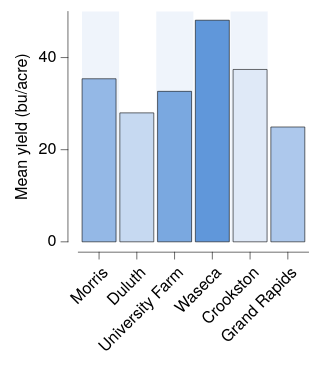

Specify this chart in Vega-Lite:
### Vega-Lite specification from a JSON file in a GitHub repository (floating-point values rounded to 4 significant figures)
{"background": null, "config": {"arc": {"fill": "#DBDBDB", "fillOpacity": 1.0, "innerRadius": 25.0, "padAngle": 0.03, "stroke": "black", "strokeOpacity": 1, "strokeWidth": 0.25}, "area": {"fill": "#DBDBDB", "fillOpacity": 1.0, "stroke": "black", "strokeOpacity": 1, "strokeWidth": 0.25}, "axis": {"domain": true, "domainCap": "round", "domainColor": "black", "domainWidth": 0.25, "grid": false, "gridCap": "round", "gridColor": "#F1F1F1", "gridDash": [0, 0], "gridOpacity": 1.0, "gridWidth": 0.25, "labelColor": "black", "labelFont": "Helvetica Neue", "labelFontSize": 7, "labelFontStyle": "normal", "labelFontWeight": 400, "offset": 4.5, "ticks": true, "tickCap": "round", "tickColor": "black", "tickRound": false, "tickSize": 3, "tickWidth": 0.25, "titleColor": "black", "titleFont": "Helvetica Neue", "titleFontSize": 7, "titleFontStyle": "normal", "titleFontWeight": 400}, "axisX": {"domain": true, "labelAlign": "right", "labelAngle": 315, "labels": true, "ticks": true, "translate": 0}, "axisY": {"domain": true, "labelAlign": "right", "labelAngle": 0, "labels": true, "ticks": true, "translate": 0}, "axisRight": {"domain": true, "labelAlign": "left", "labelAngle": 0, "labels": true, "ticks": true, "translate": 0}, "axisTop": {"domain": true, "labelAlign": "left", "labelAngle": 45, "labels": true, "ticks": true, "translate": 0}, "axisBand": {"tickOffset": 0}, "bar": {"fill": "#DBDBDB", "fillOpacity": 1.0, "stroke": "black", "strokeOpacity": 1, "strokeWidth": 0.25}, "boxplot": {"size": 9.0, "ticks": {"cornerRadius": 0.25, "fill": "black", "size": 4.5, "thickness": 0.25}, "box": {"fillOpacity": 1.0, "stroke": "black", "strokeOpacity": 1, "strokeWidth": 0.25}, "median": {"fill": "black", "fillOpacity": 1.0, "size": 9.0, "thickness": 0.25}, "rule": {"fill": "black", "fillOpacity": 1.0, "size": 10.0, "stroke": "black", "strokeDash": [0, 0], "strokeOpacity": 1, "strokeWidth": 0.25}, "outliers": {"color": "black", "fill": "black", "fillOpacity": 1.0, "size": 0, "stroke": "black", "strokeOpacity": 1, "strokeWidth": 0.25}}, "circle": {"fill": "black", "fillOpacity": 1.0, "size": 0.5, "stroke": null, "strokeOpacity": 1, "strokeWidth": 0.25}, "errorband": {"band": {"fillOpacity": 0.6, "stroke": null, "strokeWidth": 0.25, "strokeOpacity": 1}, "borders": {"opacity": 0, "strokeOpacity": 0.25, "strokeWidth": 1}}, "errorbar": {"opacity": 1, "rule": {"strokeDash": [0, 0], "strokeWidth": 0.25}, "ticks": {"color": "black", "cornerRadius": 0.125, "opacity": 1, "size": 6.0, "thickness": 0.25}, "thickness": 0.25}, "font": "Helvetica Neue", "geoshape": {"fill": "#DBDBDB", "fillOpacity": 1.0, "stroke": "black", "strokeOpacity": 1, "strokeWidth": 0.25}, "header": {"labelColor": "black", "labelFont": "Helvetica Neue", "labelFontSize": 7, "labelFontStyle": "normal", "labelFontWeight": 400, "titleColor": "black", "titleFont": "Helvetica Neue", "titleFontSize": 7, "titleFontStyle": "normal", "titleFontWeight": 400, "titlePadding": 0}, "legend": {"disable": false, "offset": 4.5, "titlePadding": 4, "labelOffset": 2, "gradientLabelOffset": 2, "gradientLength": 50.0, "gradientThickness": 5.0, "gradientOpacity": 1.0, "gradientStrokeColor": "black", "gradientStrokeWidth": 0.25, "labelColor": "black", "labelFont": "Helvetica Neue", "labelFontSize": 7, "labelFontStyle": "normal", "labelFontWeight": 400, "strokeColor": "black", "strokeWidth": 0, "symbolSize": 42, "symbolStrokeColor": "black", "symbolStrokeWidth": 0.25, "titleColor": "black", "titleFont": "Helvetica Neue", "titleFontSize": 7, "titleFontStyle": "normal", "titleFontWeight": 400}, "line": {"color": "black", "stroke": "black", "strokeCap": "round", "strokeDash": [0, 0], "strokeOpacity": 1, "strokeWidth": 0.375}, "point": {"filled": true, "fill": "#DBDBDB", "fillOpacity": 1.0, "size": 5.0, "stroke": "black", "strokeOpacity": 1, "strokeWidth": 0.25}, "range": {"category": ["#DFE9F7", "#C6D9F1", "#ADC8EC", "#94B8E6", "#7AA8E0", "#6097DA", "#4D87CA", "#4177B1", "#386898", "#2F597F", "#264A69", "#1D3A58"], "diverging": {"scheme": ["#DFE9F7", "#C6D9F1", "#ADC8EC", "#94B8E6", "#7AA8E0", "#6097DA", "#4D87CA", "#4177B1", "#386898", "#2F597F", "#264A69", "#1D3A58"]}, "heatmap": {"scheme": ["#DFE9F7", "#C6D9F1", "#ADC8EC", "#94B8E6", "#7AA8E0", "#6097DA", "#4D87CA", "#4177B1", "#386898", "#2F597F", "#264A69", "#1D3A58"]}, "ordinal": {"scheme": ["#DFE9F7", "#C6D9F1", "#ADC8EC", "#94B8E6", "#7AA8E0", "#6097DA", "#4D87CA", "#4177B1", "#386898", "#2F597F", "#264A69", "#1D3A58"]}, "ramp": {"scheme": ["#DFE9F7", "#C6D9F1", "#ADC8EC", "#94B8E6", "#7AA8E0", "#6097DA", "#4D87CA", "#4177B1", "#386898", "#2F597F", "#264A69", "#1D3A58"]}}, "rule": {"color": "black", "stroke": "black", "strokeCap": "round", "strokeDash": [2, 2], "strokeOpacity": 1, "strokeWidth": 0.25}, "scale": {"bandPaddingInner": 0.1, "bandPaddingOuter": 0.1, "round": false}, "rect": {"fill": "#DBDBDB", "fillOpacity": 1.0, "stroke": "black", "strokeOpacity": 1, "strokeWidth": 0.25}, "square": {"fill": "#DBDBDB", "fillOpacity": 1.0, "size": 10.0, "stroke": "black", "strokeOpacity": 1, "strokeWidth": 0.25}, "text": {"color": "black", "font": "Helvetica Neue", "fontSize": 7, "fontStyle": "normal", "fontWeight": 400}, "title": {"anchor": "middle", "frame": "group", "color": "black", "font": "Helvetica Neue", "fontSize": 7, "fontStyle": "normal", "fontWeight": 400, "subtitleColor": "black", "subtitleFont": "Helvetica Neue", "subtitleFontSize": "Helvetica Neue", "subtitleFontStyle": "normal", "subtitleFontWeight": 400}, "view": {"continuousWidth": 100, "continuousHeight": 100, "discreteWidth": 100, "discreteHeight": 100, "fill": null, "stroke": null, "strokeWidth": 0.25}}, "layer": [{"data": {"name": "data-f649f9d1c293ec8042ca0358e3477a5a"}, "mark": {"type": "rect", "color": "#DFE9F7", "cornerRadius": 0, "opacity": 0.5, "stroke": null, "strokeOpacity": 0, "strokeWidth": 0}, "encoding": {"x": {"value": 1.613}, "x2": {"value": 17.74}}}, {"data": {"name": "data-f649f9d1c293ec8042ca0358e3477a5a"}, "mark": {"type": "rect", "color": "white", "cornerRadius": 0, "opacity": 0.5, "stroke": null, "strokeOpacity": 0, "strokeWidth": 0}, "encoding": {"x": {"value": 17.74}, "x2": {"value": 33.87}}}, {"data": {"name": "data-f649f9d1c293ec8042ca0358e3477a5a"}, "mark": {"type": "rect", "color": "#DFE9F7", "cornerRadius": 0, "opacity": 0.5, "stroke": null, "strokeOpacity": 0, "strokeWidth": 0}, "encoding": {"x": {"value": 33.87}, "x2": {"value": 50.0}}}, {"data": {"name": "data-f649f9d1c293ec8042ca0358e3477a5a"}, "mark": {"type": "rect", "color": "white", "cornerRadius": 0, "opacity": 0.5, "stroke": null, "strokeOpacity": 0, "strokeWidth": 0}, "encoding": {"x": {"value": 50.0}, "x2": {"value": 66.13}}}, {"data": {"name": "data-f649f9d1c293ec8042ca0358e3477a5a"}, "mark": {"type": "rect", "color": "#DFE9F7", "cornerRadius": 0, "opacity": 0.5, "stroke": null, "strokeOpacity": 0, "strokeWidth": 0}, "encoding": {"x": {"value": 66.13}, "x2": {"value": 82.26}}}, {"data": {"name": "data-f649f9d1c293ec8042ca0358e3477a5a"}, "mark": {"type": "rect", "color": "white", "cornerRadius": 0, "opacity": 0.5, "stroke": null, "strokeOpacity": 0, "strokeWidth": 0}, "encoding": {"x": {"value": 82.26}, "x2": {"value": 98.39}}}, {"data": {"name": "data-9cc0564cb5591205eeeca8d2429dd11b"}, "mark": {"type": "bar"}, "encoding": {"color": {"field": "site", "legend": null, "type": "nominal"}, "x": {"field": "site", "sort": ["Morris", "Duluth", "University Farm", "Waseca", "Crookston", "Grand Rapids"], "title": null, "type": "nominal"}, "y": {"aggregate": "mean", "field": "yield", "title": "Mean yield (bu/acre)", "type": "quantitative"}}}], "$schema": "https://vega.github.io/schema/vega-lite/v6.4.1.json", "datasets": {"data-f649f9d1c293ec8042ca0358e3477a5a": [{"__dummy": 0, "__dysonsphere__": 1}], "data-9cc0564cb5591205eeeca8d2429dd11b": [{"yield": 27.0, "variety": "Manchuria", "year": 1931, "site": "University Farm"}, {"yield": 48.87, "variety": "Manchuria", "year": 1931, "site": "Waseca"}, {"yield": 27.43, "variety": "Manchuria", "year": 1931, "site": "Morris"}, {"yield": 39.93, "variety": "Manchuria", "year": 1931, "site": "Crookston"}, {"yield": 32.97, "variety": "Manchuria", "year": 1931, "site": "Grand Rapids"}, {"yield": 28.97, "variety": "Manchuria", "year": 1931, "site": "Duluth"}, {"yield": 43.07, "variety": "Glabron", "year": 1931, "site": "University Farm"}, {"yield": 55.2, "variety": "Glabron", "year": 1931, "site": "Waseca"}, {"yield": 28.77, "variety": "Glabron", "year": 1931, "site": "Morris"}, {"yield": 38.13, "variety": "Glabron", "year": 1931, "site": "Crookston"}, {"yield": 29.13, "variety": "Glabron", "year": 1931, "site": "Grand Rapids"}, {"yield": 29.67, "variety": "Glabron", "year": 1931, "site": "Duluth"}, {"yield": 35.13, "variety": "Svansota", "year": 1931, "site": "University Farm"}, {"yield": 47.33, "variety": "Svansota", "year": 1931, "site": "Waseca"}, {"yield": 25.77, "variety": "Svansota", "year": 1931, "site": "Morris"}, {"yield": 40.47, "variety": "Svansota", "year": 1931, "site": "Crookston"}, {"yield": 29.67, "variety": "Svansota", "year": 1931, "site": "Grand Rapids"}, {"yield": 25.7, "variety": "Svansota", "year": 1931, "site": "Duluth"}, {"yield": 39.9, "variety": "Velvet", "year": 1931, "site": "University Farm"}, {"yield": 50.23, "variety": "Velvet", "year": 1931, "site": "Waseca"}, {"yield": 26.13, "variety": "Velvet", "year": 1931, "site": "Morris"}, {"yield": 41.33, "variety": "Velvet", "year": 1931, "site": "Crookston"}, {"yield": 23.03, "variety": "Velvet", "year": 1931, "site": "Grand Rapids"}, {"yield": 26.3, "variety": "Velvet", "year": 1931, "site": "Duluth"}, {"yield": 36.57, "variety": "Trebi", "year": 1931, "site": "University Farm"}, {"yield": 63.83, "variety": "Trebi", "year": 1931, "site": "Waseca"}, {"yield": 43.77, "variety": "Trebi", "year": 1931, "site": "Morris"}, {"yield": 46.93, "variety": "Trebi", "year": 1931, "site": "Crookston"}, {"yield": 29.77, "variety": "Trebi", "year": 1931, "site": "Grand Rapids"}, {"yield": 33.93, "variety": "Trebi", "year": 1931, "site": "Duluth"}, {"yield": 43.27, "variety": "No. 457", "year": 1931, "site": "University Farm"}, {"yield": 58.1, "variety": "No. 457", "year": 1931, "site": "Waseca"}, {"yield": 28.7, "variety": "No. 457", "year": 1931, "site": "Morris"}, {"yield": 45.67, "variety": "No. 457", "year": 1931, "site": "Crookston"}, {"yield": 32.17, "variety": "No. 457", "year": 1931, "site": "Grand Rapids"}, {"yield": 33.6, "variety": "No. 457", "year": 1931, "site": "Duluth"}, {"yield": 36.6, "variety": "No. 462", "year": 1931, "site": "University Farm"}, {"yield": 65.77, "variety": "No. 462", "year": 1931, "site": "Waseca"}, {"yield": 30.37, "variety": "No. 462", "year": 1931, "site": "Morris"}, {"yield": 48.57, "variety": "No. 462", "year": 1931, "site": "Crookston"}, {"yield": 24.93, "variety": "No. 462", "year": 1931, "site": "Grand Rapids"}, {"yield": 28.1, "variety": "No. 462", "year": 1931, "site": "Duluth"}, {"yield": 32.77, "variety": "Peatland", "year": 1931, "site": "University Farm"}, {"yield": 48.57, "variety": "Peatland", "year": 1931, "site": "Waseca"}, {"yield": 29.87, "variety": "Peatland", "year": 1931, "site": "Morris"}, {"yield": 41.6, "variety": "Peatland", "year": 1931, "site": "Crookston"}, {"yield": 34.7, "variety": "Peatland", "year": 1931, "site": "Grand Rapids"}, {"yield": 32.0, "variety": "Peatland", "year": 1931, "site": "Duluth"}, {"yield": 24.67, "variety": "No. 475", "year": 1931, "site": "University Farm"}, {"yield": 46.77, "variety": "No. 475", "year": 1931, "site": "Waseca"}, {"yield": 22.6, "variety": "No. 475", "year": 1931, "site": "Morris"}, {"yield": 44.1, "variety": "No. 475", "year": 1931, "site": "Crookston"}, {"yield": 19.7, "variety": "No. 475", "year": 1931, "site": "Grand Rapids"}, {"yield": 33.07, "variety": "No. 475", "year": 1931, "site": "Duluth"}, {"yield": 39.3, "variety": "Wisconsin No. 38", "year": 1931, "site": "University Farm"}, {"yield": 58.8, "variety": "Wisconsin No. 38", "year": 1931, "site": "Waseca"}, {"yield": 29.47, "variety": "Wisconsin No. 38", "year": 1931, "site": "Morris"}, {"yield": 49.87, "variety": "Wisconsin No. 38", "year": 1931, "site": "Crookston"}, {"yield": 34.47, "variety": "Wisconsin No. 38", "year": 1931, "site": "Grand Rapids"}, {"yield": 31.6, "variety": "Wisconsin No. 38", "year": 1931, "site": "Duluth"}, {"yield": 26.9, "variety": "Manchuria", "year": 1932, "site": "University Farm"}, {"yield": 33.47, "variety": "Manchuria", "year": 1932, "site": "Waseca"}, {"yield": 34.37, "variety": "Manchuria", "year": 1932, "site": "Morris"}, {"yield": 32.97, "variety": "Manchuria", "year": 1932, "site": "Crookston"}, {"yield": 22.13, "variety": "Manchuria", "year": 1932, "site": "Grand Rapids"}, {"yield": 22.57, "variety": "Manchuria", "year": 1932, "site": "Duluth"}, {"yield": 36.8, "variety": "Glabron", "year": 1932, "site": "University Farm"}, {"yield": 37.73, "variety": "Glabron", "year": 1932, "site": "Waseca"}, {"yield": 35.13, "variety": "Glabron", "year": 1932, "site": "Morris"}, {"yield": 26.17, "variety": "Glabron", "year": 1932, "site": "Crookston"}, {"yield": 14.43, "variety": "Glabron", "year": 1932, "site": "Grand Rapids"}, {"yield": 25.87, "variety": "Glabron", "year": 1932, "site": "Duluth"}, {"yield": 27.43, "variety": "Svansota", "year": 1932, "site": "University Farm"}, {"yield": 38.5, "variety": "Svansota", "year": 1932, "site": "Waseca"}, {"yield": 35.03, "variety": "Svansota", "year": 1932, "site": "Morris"}, {"yield": 20.63, "variety": "Svansota", "year": 1932, "site": "Crookston"}, {"yield": 16.63, "variety": "Svansota", "year": 1932, "site": "Grand Rapids"}, {"yield": 22.23, "variety": "Svansota", "year": 1932, "site": "Duluth"}, {"yield": 26.8, "variety": "Velvet", "year": 1932, "site": "University Farm"}, {"yield": 37.4, "variety": "Velvet", "year": 1932, "site": "Waseca"}, {"yield": 38.83, "variety": "Velvet", "year": 1932, "site": "Morris"}, {"yield": 32.07, "variety": "Velvet", "year": 1932, "site": "Crookston"}, {"yield": 32.23, "variety": "Velvet", "year": 1932, "site": "Grand Rapids"}, {"yield": 22.47, "variety": "Velvet", "year": 1932, "site": "Duluth"}, {"yield": 29.07, "variety": "Trebi", "year": 1932, "site": "University Farm"}, {"yield": 49.23, "variety": "Trebi", "year": 1932, "site": "Waseca"}, {"yield": 46.63, "variety": "Trebi", "year": 1932, "site": "Morris"}, {"yield": 41.83, "variety": "Trebi", "year": 1932, "site": "Crookston"}, {"yield": 20.63, "variety": "Trebi", "year": 1932, "site": "Grand Rapids"}, {"yield": 30.6, "variety": "Trebi", "year": 1932, "site": "Duluth"}, {"yield": 26.43, "variety": "No. 457", "year": 1932, "site": "University Farm"}, {"yield": 42.2, "variety": "No. 457", "year": 1932, "site": "Waseca"}, {"yield": 43.53, "variety": "No. 457", "year": 1932, "site": "Morris"}, {"yield": 34.33, "variety": "No. 457", "year": 1932, "site": "Crookston"}, {"yield": 19.47, "variety": "No. 457", "year": 1932, "site": "Grand Rapids"}, {"yield": 22.7, "variety": "No. 457", "year": 1932, "site": "Duluth"}, {"yield": 25.57, "variety": "No. 462", "year": 1932, "site": "University Farm"}, {"yield": 44.7, "variety": "No. 462", "year": 1932, "site": "Waseca"}, {"yield": 47.0, "variety": "No. 462", "year": 1932, "site": "Morris"}, {"yield": 30.53, "variety": "No. 462", "year": 1932, "site": "Crookston"}, {"yield": 19.9, "variety": "No. 462", "year": 1932, "site": "Grand Rapids"}, {"yield": 22.5, "variety": "No. 462", "year": 1932, "site": "Duluth"}, {"yield": 28.07, "variety": "Peatland", "year": 1932, "site": "University Farm"}, {"yield": 36.03, "variety": "Peatland", "year": 1932, "site": "Waseca"}, {"yield": 43.2, "variety": "Peatland", "year": 1932, "site": "Morris"}, {"yield": 25.23, "variety": "Peatland", "year": 1932, "site": "Crookston"}, {"yield": 26.77, "variety": "Peatland", "year": 1932, "site": "Grand Rapids"}, {"yield": 31.37, "variety": "Peatland", "year": 1932, "site": "Duluth"}, {"yield": 30.0, "variety": "No. 475", "year": 1932, "site": "University Farm"}, {"yield": 41.27, "variety": "No. 475", "year": 1932, "site": "Waseca"}, {"yield": 44.23, "variety": "No. 475", "year": 1932, "site": "Morris"}, {"yield": 32.13, "variety": "No. 475", "year": 1932, "site": "Crookston"}, {"yield": 15.23, "variety": "No. 475", "year": 1932, "site": "Grand Rapids"}, {"yield": 27.37, "variety": "No. 475", "year": 1932, "site": "Duluth"}, {"yield": 38.0, "variety": "Wisconsin No. 38", "year": 1932, "site": "University Farm"}, {"yield": 58.17, "variety": "Wisconsin No. 38", "year": 1932, "site": "Waseca"}, {"yield": 47.17, "variety": "Wisconsin No. 38", "year": 1932, "site": "Morris"}, {"yield": 35.9, "variety": "Wisconsin No. 38", "year": 1932, "site": "Crookston"}, {"yield": 20.67, "variety": "Wisconsin No. 38", "year": 1932, "site": "Grand Rapids"}, {"yield": 29.33, "variety": "Wisconsin No. 38", "year": 1932, "site": "Duluth"}]}}
